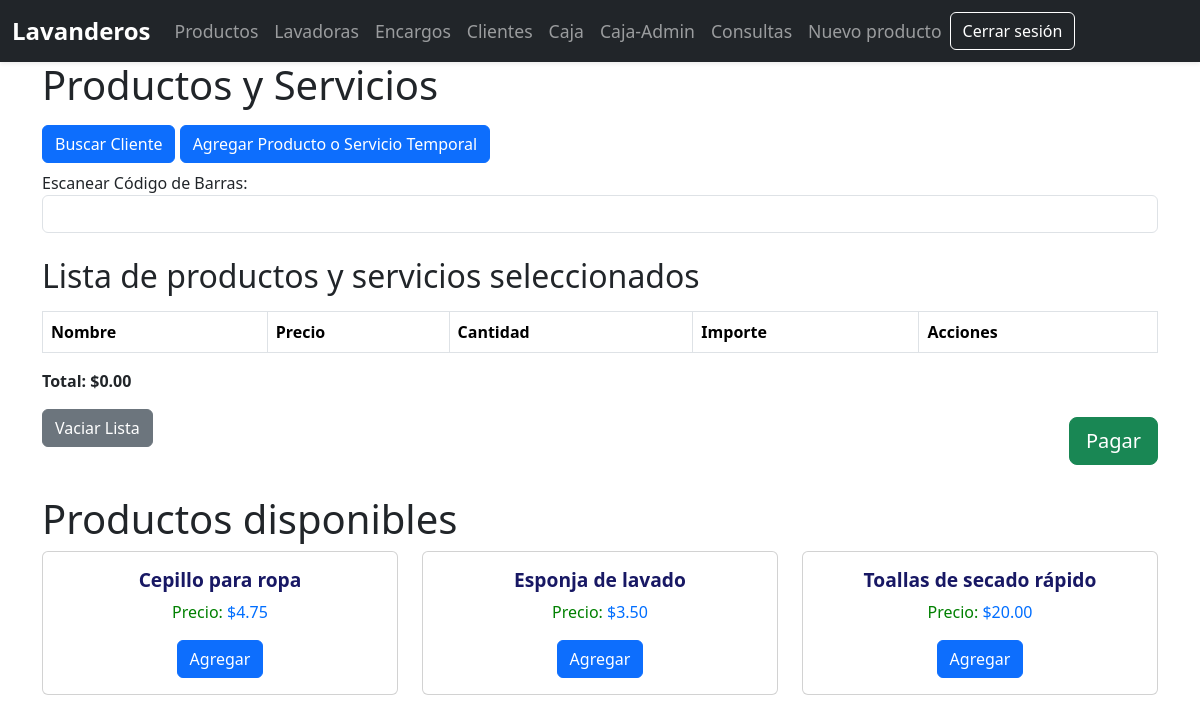
Page /productos/ (signed in) on the earlier database version.
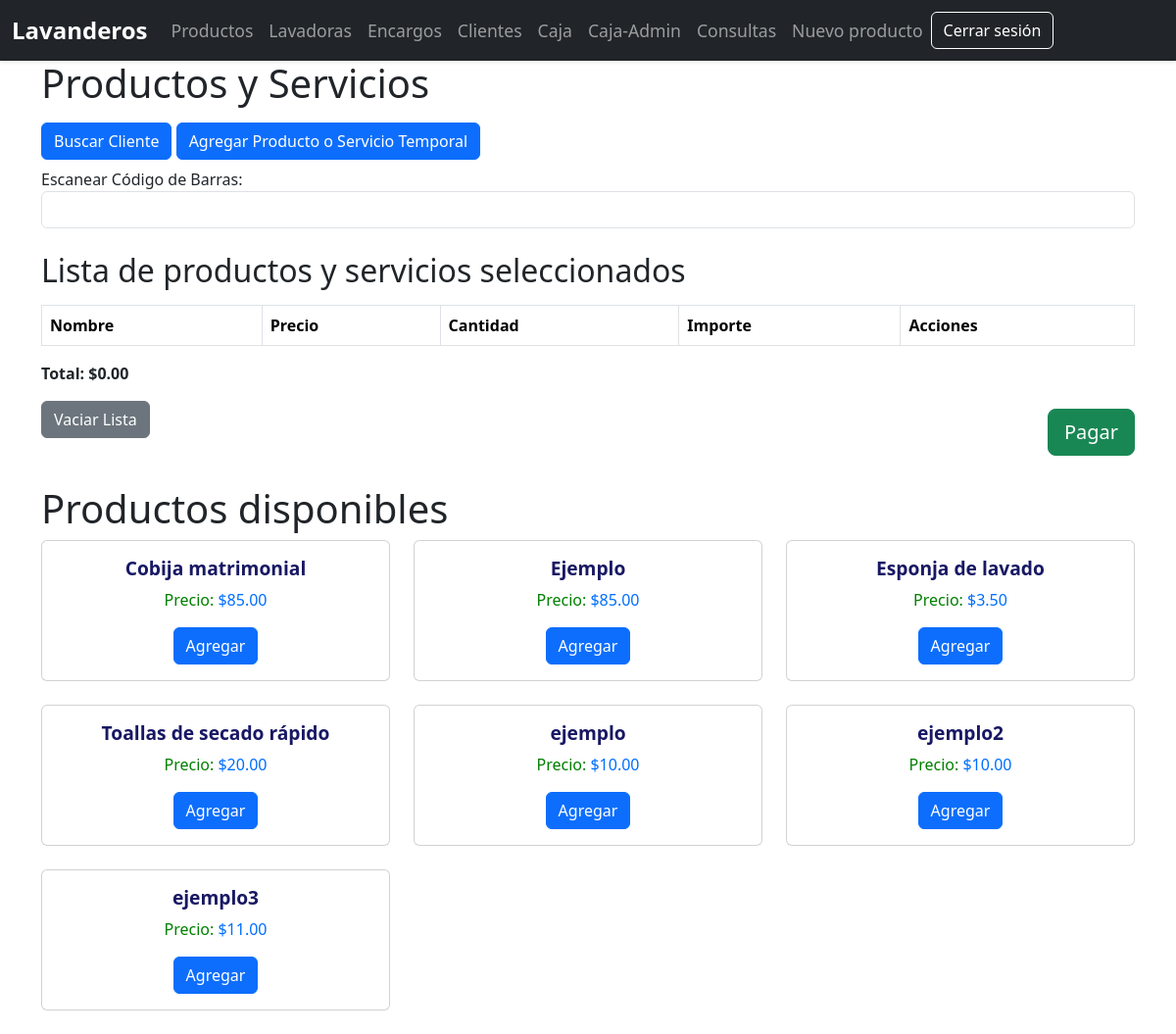
Same page on the later database version.
### pos/models.py (models this page shows)
class Producto(models.Model):
    nombre = models.CharField(max_length=100)
    precio = models.DecimalField(max_digits=10, decimal_places=2)
    codigo_barras = models.CharField(max_length=100)

### pos/views.py (the view)
# urls.py: path('productos/', views.productos, name='productos'),
@login_required
def productos(request):
    productos = Producto.objects.all().order_by('nombre')
    clientes = Cliente.objects.all().order_by('nombre')
    return render(request, 'productos.html', {'productos': productos, 'clientes': clientes})

### pos/templates/productos.html (shortened to what this page needs)
<!DOCTYPE html>
<html lang="es">
<head>
</head>
<body>
    {% include 'layouts/navbar.html' %}
    <div class="container mt-7">
        <h1>Productos y Servicios</h1>
        <button class="btn btn-primary mt-2" id="buscarCliente" type="button" data-bs-toggle="modal" data-bs-target="#modalBuscarCliente">Buscar Cliente</button>
        <button class="btn btn-primary mt-2" id='temporal' type="button" onclick="toggleFormularioTemporal()">Agregar Producto o Servicio Temporal</button>
        <div class="form-group">
            <label for="codigoBarras">Escanear Código de Barras:</label>
            <input type="text" id="codigoBarras" class="form-control">
        </div>
        <h2 class="mt-4">Lista de productos y servicios seleccionados</h2>
        <div class="table-responsive">
            <table class="table table-bordered mt-2" id="lista-productos">
                <thead>
                    <tr>
                        <th>Nombre</th>
                        <th>Precio</th>
                        <th>Cantidad</th>
                        <th>Importe</th>
                        <th>Acciones</th>
                    </tr>
                </thead>
            </table>
        </div>
        <p class="total" id="totalprecio">Total: $0.00</p>
        <button type="submit" class="btn btn-success mt-2 float-end btn-lg" id="pagar" onclick="realizarPago()">Pagar</button>
        <button type="submit" name="vaciar_lista" class="btn btn-secondary">Vaciar Lista</button>
    </div>
    <div class="container mt-5">
        <h1>Productos disponibles</h1>
        <div class="row">
            {% for producto in productos %}
                <div class="col-md-4 mb-4">
                    <div class="card">
                        <div class="card-body text-center">
                            <h5 class="card-title">
                                <span class="color-blue">
                                    {{ producto.nombre }}
                                </span>
                            </h5>
                            <p class="card-text">
                                <span class="color-green"> Precio: </span>
                                <span class="color-price">${{ producto.precio }}</span>
                            </p>
                            <button class="btn btn-primary agregar-producto" data-nombre="{{ producto.nombre }}" data-precio="{{ producto.precio }}">Agregar</button>
                        </div>
                    </div>
                </div>
            {% endfor %}
        </div>
    </div>
</body>
</html>

Differences in the rows shown:
removed Producto: nombre "Cepillo para ropa", precio "4.75"
added Producto: nombre "Cobija matrimonial", precio "85.00"
added Producto: nombre "Ejemplo", precio "85.00"
added Producto: nombre "ejemplo", precio "10.00"
added Producto: nombre "ejemplo2", precio "10.00"
added Producto: nombre "ejemplo3", precio "11.00"
